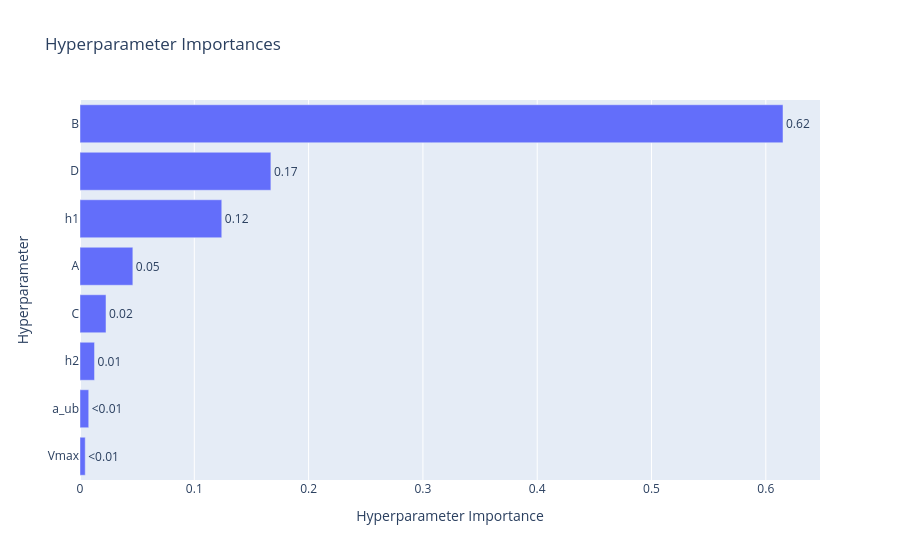

This figure's notebook cell:
### Code cell
ov.plot_param_importances(study0).show()

### Figure 1 — Plotly figure (JSON) as saved in the notebook; plotly's stock layout.template omitted (floating-point values rounded to 4 significant figures)
{"data": [{"cliponaxis": false, "hovertemplate": ["Vmax (FloatDistribution): 0.004583041119708745<extra></extra>", "a_ub (FloatDistribution): 0.007641338430456773<extra></extra>", "h2 (FloatDistribution): 0.012713503607663981<extra></extra>", "C (FloatDistribution): 0.022752189909124445<extra></extra>", "A (FloatDistribution): 0.04623395342356511<extra></extra>", "h1 (FloatDistribution): 0.1240348727327498<extra></extra>", "D (FloatDistribution): 0.16700636379393263<extra></extra>", "B (FloatDistribution): 0.6150347369827985<extra></extra>"], "name": "Objective Value", "orientation": "h", "text": ["<0.01", "<0.01", "0.01", "0.02", "0.05", "0.12", "0.17", "0.62"], "textposition": "outside", "type": "bar", "x": [0.004583, 0.007641, 0.01271, 0.02275, 0.04623, 0.124, 0.167, 0.615], "y": ["Vmax", "a_ub", "h2", "C", "A", "h1", "D", "B"]}], "layout": {"title": {"text": "Hyperparameter Importances"}, "xaxis": {"title": {"text": "Hyperparameter Importance"}}, "yaxis": {"title": {"text": "Hyperparameter"}}}}
